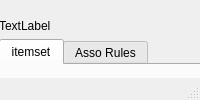
<?xml version="1.0" encoding="UTF-8"?>
<ui version="4.0">
 <class>MainWindow</class>
 <widget class="QMainWindow" name="MainWindow">
  <property name="windowTitle">
   <string>MainWindow</string>
  </property>
  <widget class="QWidget" name="centralwidget">
   <widget class="QWidget" name="verticalLayoutWidget">
    <property name="geometry">
     <rect>
      <x>-1</x>
      <y>19</y>
      <width>731</width>
      <height>321</height>
     </rect>
    </property>
    <layout class="QVBoxLayout" name="verticalLayout">
     <property name="sizeConstraint">
      <enum>QLayout::SetDefaultConstraint</enum>
     </property>
     <item>
      <widget class="QLabel" name="label_minsup">
       <property name="text">
        <string>TextLabel</string>
       </property>
      </widget>
     </item>
     <item>
      <widget class="QTabWidget" name="tabWidget">
       <property name="currentIndex">
        <number>0</number>
       </property>
       <widget class="QWidget" name="tab">
        <attribute name="title">
         <string>itemset</string>
        </attribute>
        <widget class="QWidget" name="gridLayoutWidget">
         <property name="geometry">
          <rect>
           <x>0</x>
           <y>20</y>
           <width>721</width>
           <height>261</height>
          </rect>
         </property>
         <layout class="QGridLayout" name="gridLayout">
          <property name="sizeConstraint">
           <enum>QLayout::SetDefaultConstraint</enum>
          </property>
          <item row="0" column="0">
           <widget class="QLineEdit" name="lineEdit"/>
          </item>
          <item row="0" column="2">
           <spacer name="horizontalSpacer_2">
            <property name="orientation">
             <enum>Qt::Horizontal</enum>
            </property>
            <property name="sizeHint" stdset="0">
             <size>
              <width>40</width>
              <height>20</height>
             </size>
            </property>
           </spacer>
          </item>
          <item row="0" column="1">
           <widget class="QPushButton" name="pushButton">
            <property name="text">
             <string>find</string>
            </property>
           </widget>
          </item>
          <item row="0" column="3">
           <spacer name="horizontalSpacer">
            <property name="orientation">
             <enum>Qt::Horizontal</enum>
            </property>
            <property name="sizeHint" stdset="0">
             <size>
              <width>40</width>
              <height>20</height>
             </size>
            </property>
           </spacer>
          </item>
          <item row="2" column="0" colspan="4">
           <widget class="QListWidget" name="listWidget"/>
          </item>
          <item row="1" column="0">
           <widget class="QLabel" name="label_num">
            <property name="text">
             <string>TextLabel</string>
            </property>
           </widget>
          </item>
         </layout>
        </widget>
       </widget>
       <widget class="QWidget" name="tab_2">
        <attribute name="title">
         <string>Asso Rules</string>
        </attribute>
       </widget>
      </widget>
     </item>
    </layout>
   </widget>
  </widget>
  <widget class="QMenuBar" name="menubar">
   <property name="geometry">
    <rect>
     <x>0</x>
     <y>0</y>
     <width>733</width>
     <height>18</height>
    </rect>
   </property>
  </widget>
  <widget class="QStatusBar" name="statusbar"/>
 </widget>
 <resources/>
 <connections/>
</ui>
